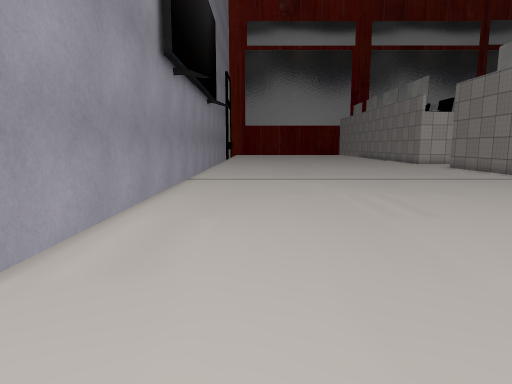
View 1 (above)

24 first-person views from a walk through a Unity game level. The camera is 1.3 m above the floor, tilts 8° down and sees 75° across. The floor is counted in squares, 1 m on a side. Each view is taken from the middle of a square. On the plan, view 1 faces up. The plan holds only what a view shows up to about 14 squares ahead; the rest is blank. The place goes on beyond the plan. Some surface patterns are stand-ins.

View 2
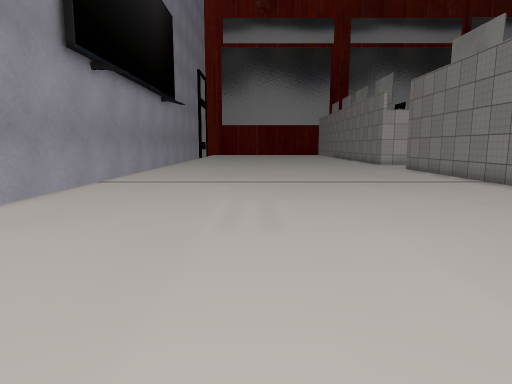

View 3
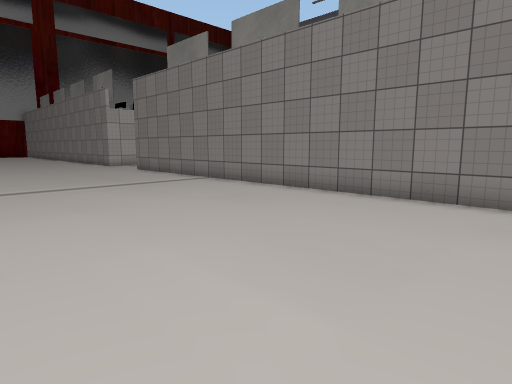

View 4
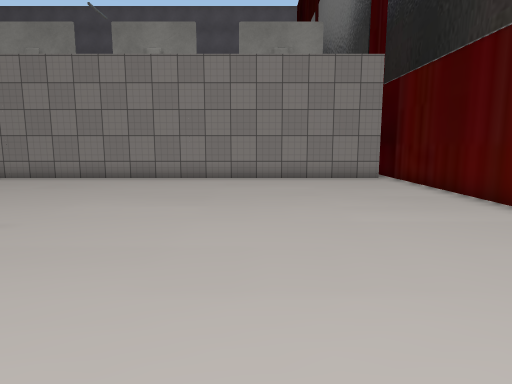

View 5
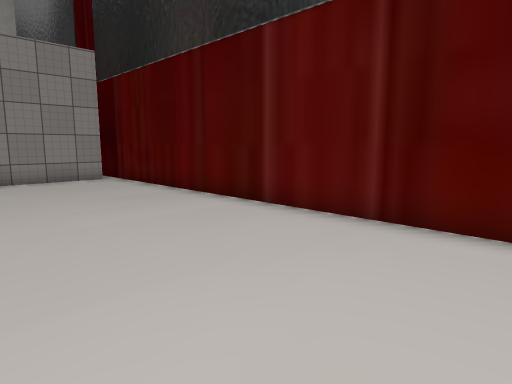

View 6
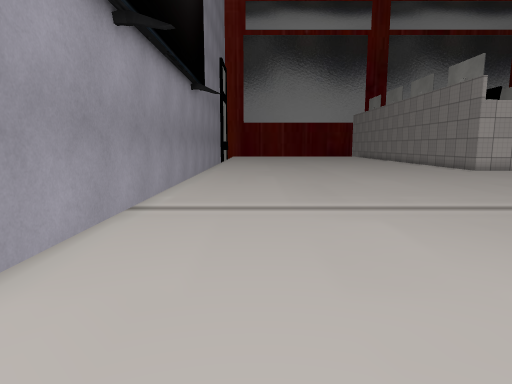

View 7
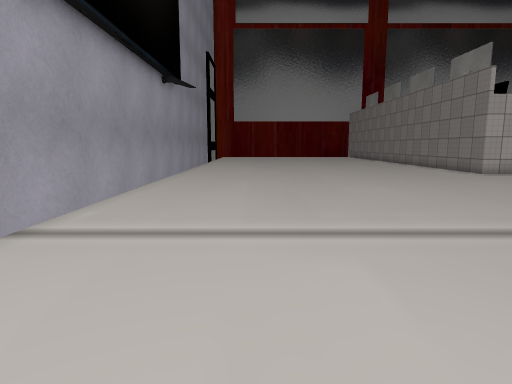

View 8
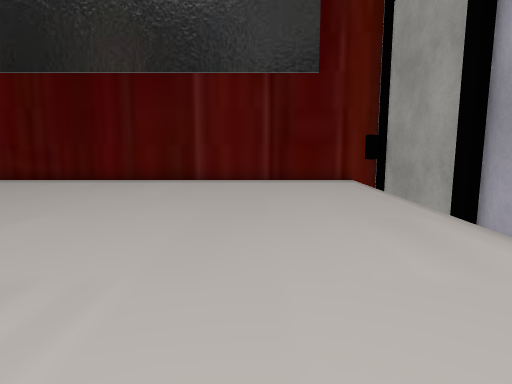

View 9
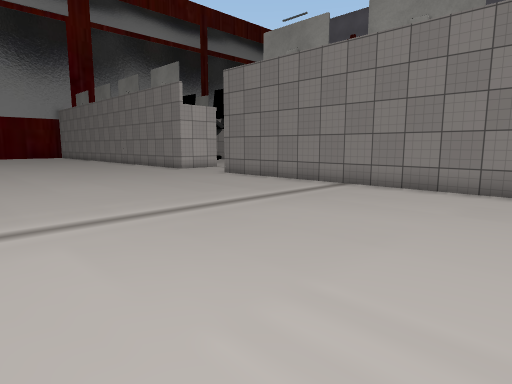

View 10
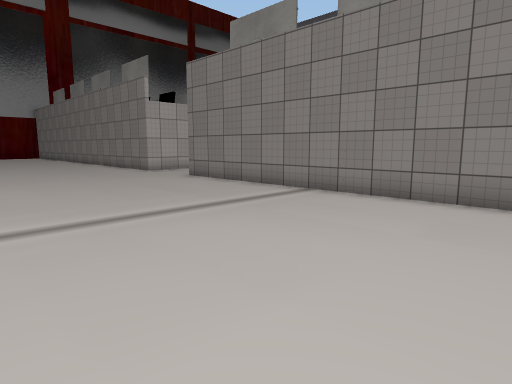

View 11
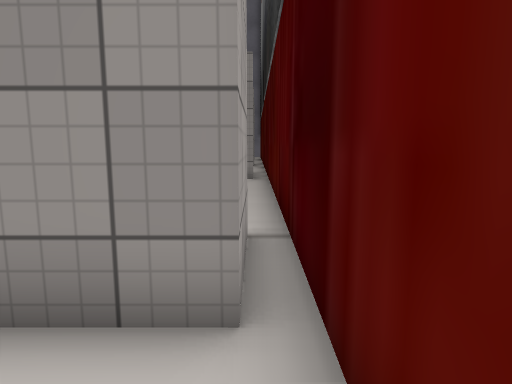

View 12
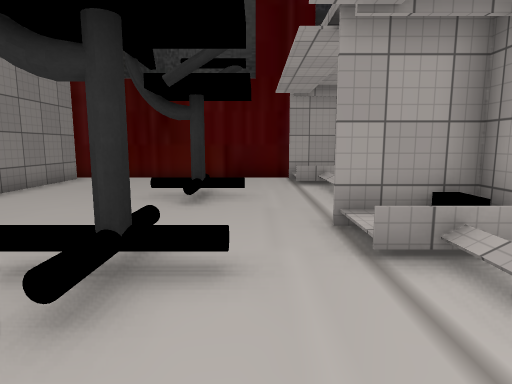

View 13
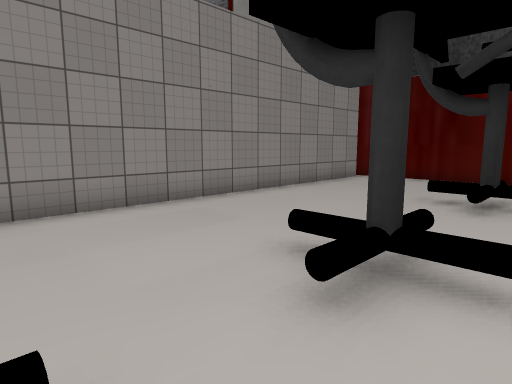

View 14
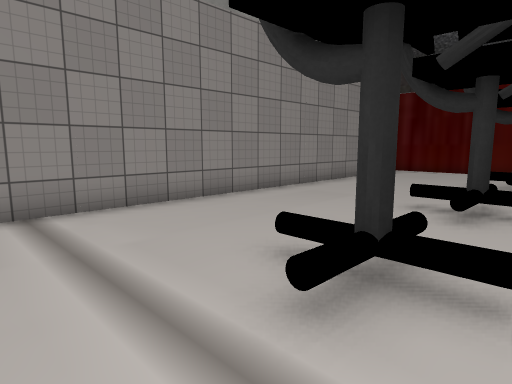

View 15
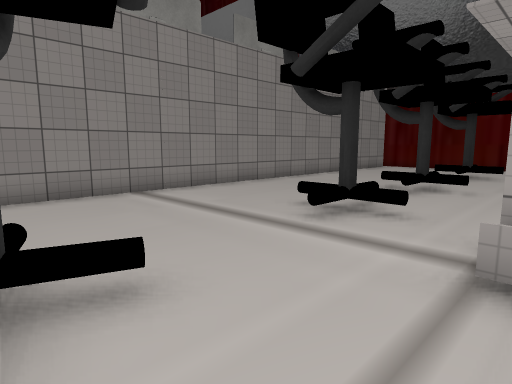

View 16
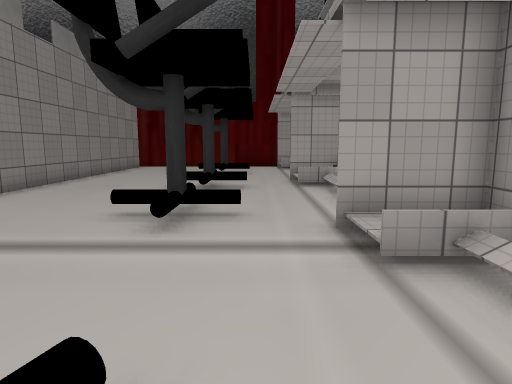

View 17
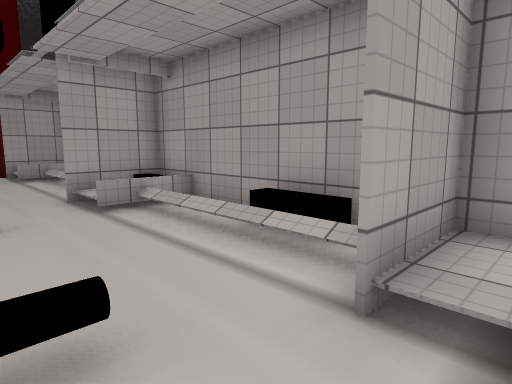

View 18
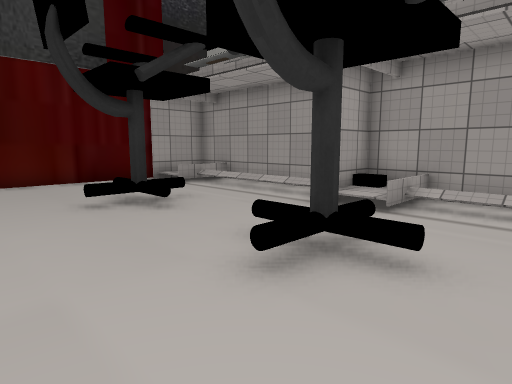

View 19
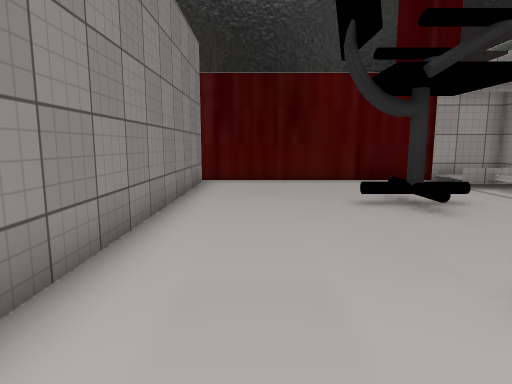

View 20
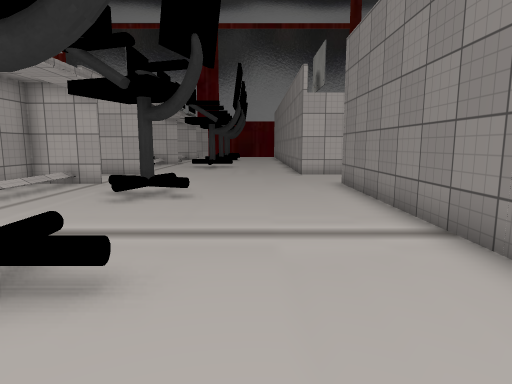

View 21
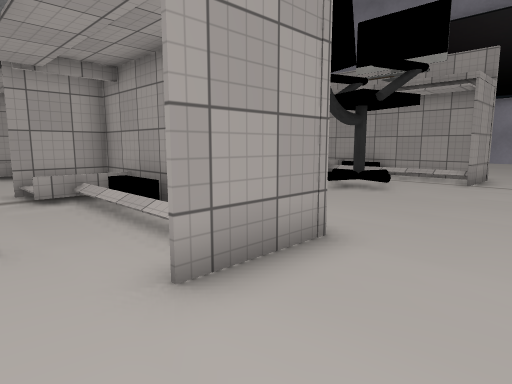

View 22
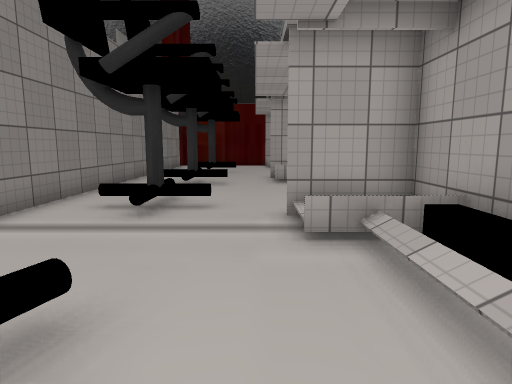

View 23
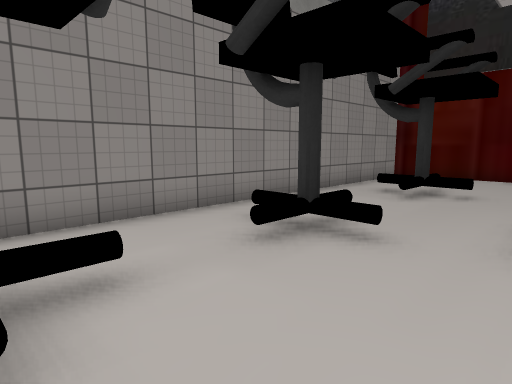

View 24
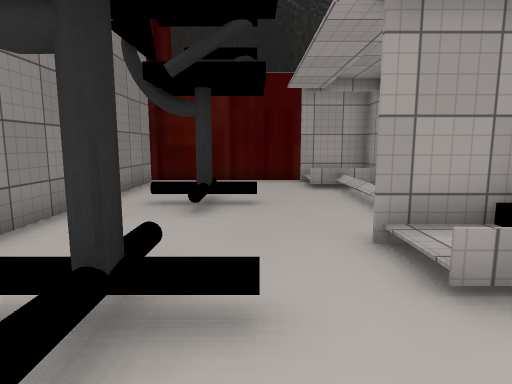

### Floor plan
Key: @ floor where view 1 was taken; # wall or solid block; . main floor; : floor 0.25 m higher than the main floor; / step, stairs or slope; = window, fence, low wall or low ledge; O other object.
Columns run from 3 left of view 1 to 30 right of it. Each row starts with its distance up from view 1.
 22 #..............     ........ .
 21 #..............   ...........
 20 #.............................
 19 #.............###........###..
 18 #.............#./........#....
 17 #.............#./..O.....#... O
 16 #.............# /........#.....
 15 #.............# /........##.....
 14 #.............# /#.......# .....
 13 #.............#::........#::.....
 12 #.............###........###..O..#
 11 #.............##...OO....# ..OOO.#
 10 #.............##.........# ...O..#
  9 #.............##.........# ......#
  8 #.............#..........# ......#
  7 #.............#....OO....# ...O..#
  6 #.............#  =.......# :..O..#
  5 #.............####.......###.....#
  4  .............# /........# ......#
  3  .............#./........# ......#
  2 #.............#./..OO....#....O..#
  1 #.............#./........#....O..#
  0 #..@..........#./........#.......#
 -1 #.............#//#. .....#//..  .#
 -2 #.............#::.. .....#::...  #
 -3 #.............####.......###.....#
 -4 ##################################

Positions as (right, up) in squares from view 1, and headings:
1: (0, 0), facing up
2: (3, 1), facing up
3: (3, 2), facing up-right
4: (-2, 2), facing right
5: (-2, 2), facing down-right
6: (0, 6), facing up
7: (1, 8), facing up
8: (1, 9), facing down
9: (1, 7), facing up-right
10: (3, 7), facing up-right
11: (9, -3), facing right
12: (15, 10), facing down
13: (15, 10), facing down-right
14: (15, 14), facing down-right
15: (13, 17), facing down-right
16: (15, 17), facing down
17: (16, 13), facing down-left
18: (20, 9), facing down-left
19: (20, 9), facing down
20: (19, 8), facing up
21: (26, 22), facing down-left
22: (25, 18), facing down
23: (24, 11), facing down-right
24: (26, 9), facing down
